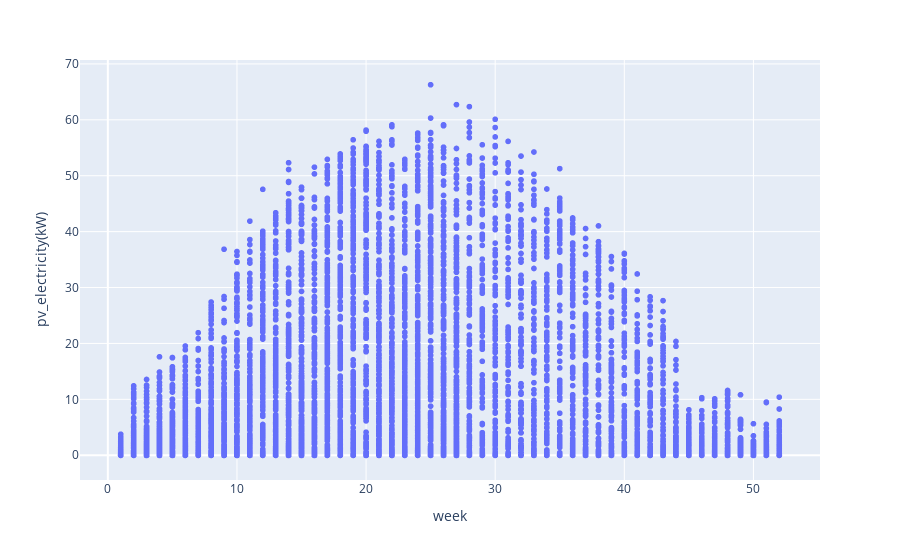

The cell this chart's notebook holds for it:
### Code cell
px.scatter(
    df,
    x="week",
    y="pv_electricity(kW)",
)

### Figure 1 — Plotly figure (JSON) as saved in the notebook; plotly's stock layout.template omitted (floating-point values rounded to 4 significant figures; data arrays with more than 128 entries replaced by an {"elided": "..."} marker saying what was removed)
{"data": [{"hovertemplate": "week=%{x}<br>pv_electricity(kW)=%{y}<extra></extra>", "legendgroup": "", "marker": {"color": "#636efa", "symbol": "circle"}, "mode": "markers", "name": "", "showlegend": false, "type": "scattergl", "x": {"elided": "13295 int values"}, "xaxis": "x", "y": {"elided": "13295 float values"}, "yaxis": "y"}], "layout": {"legend": {"tracegroupgap": 0}, "margin": {"t": 60}, "xaxis": {"anchor": "y", "domain": [0, 1], "title": {"text": "week"}}, "yaxis": {"anchor": "x", "domain": [0, 1], "title": {"text": "pv_electricity(kW)"}}}}
